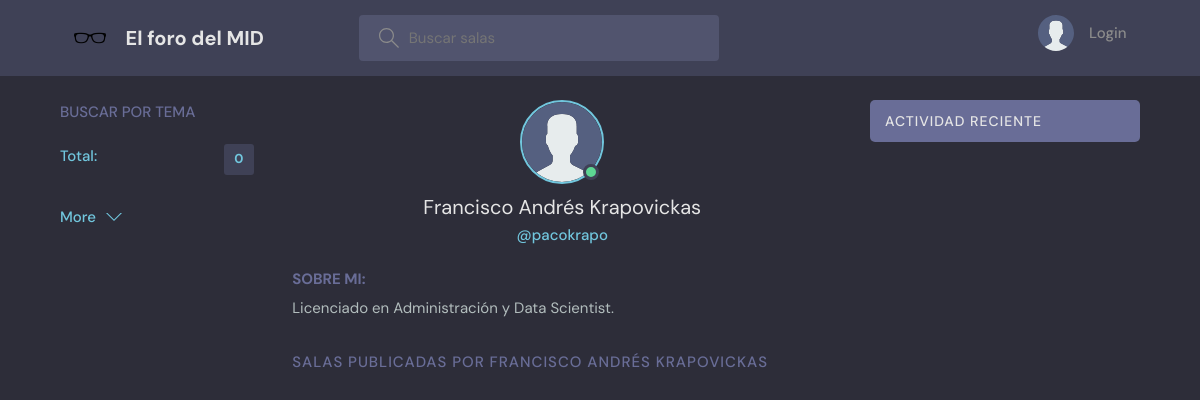
Before: /profile/6/ with the older database file.
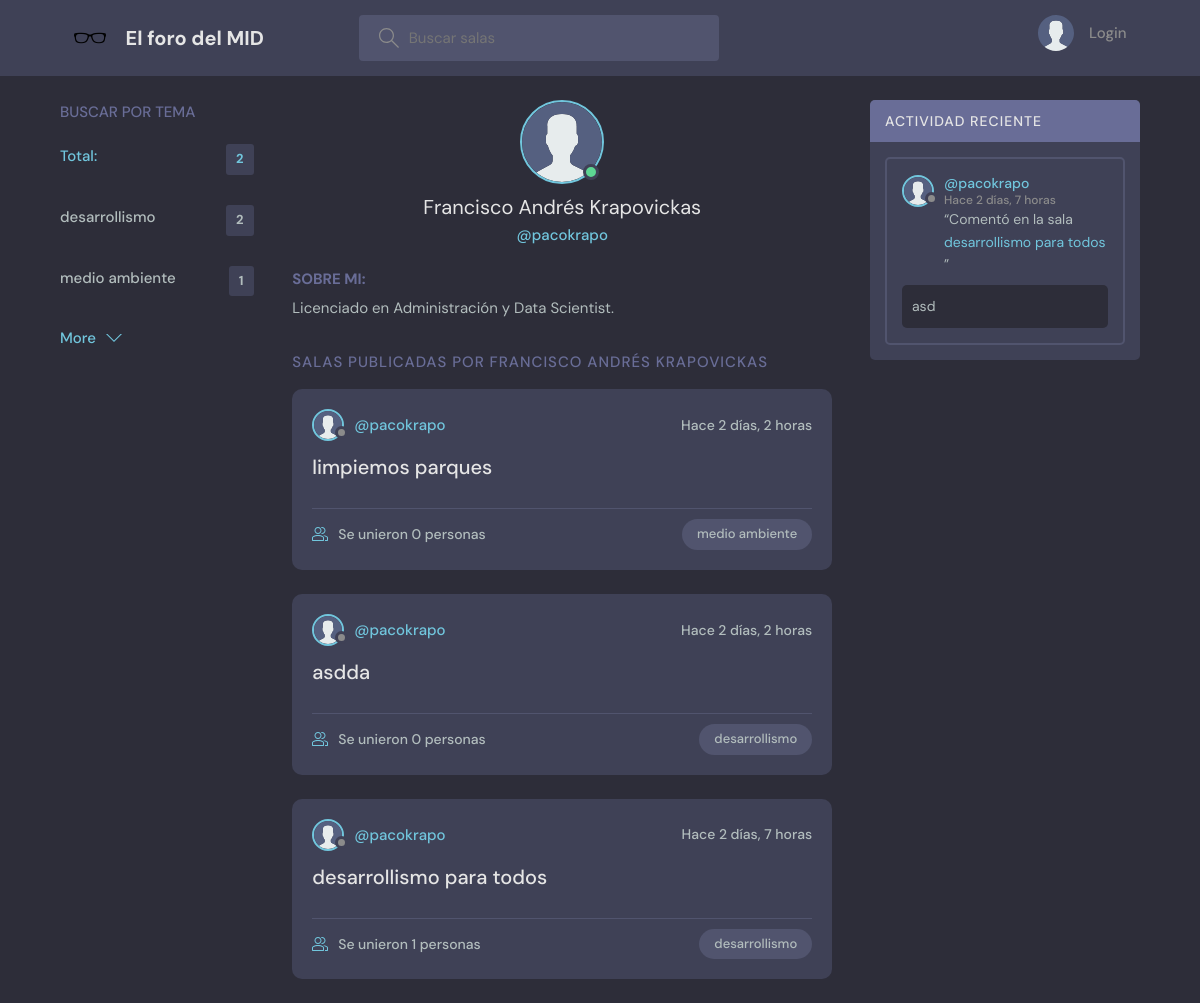
After: the same page with the newer database file.
### base/models.py (models this page shows, shortened)
class User(AbstractUser):
    id = models.AutoField(primary_key=True)
    name = models.CharField(max_length=200, null=True)
    email = models.EmailField(unique=True, null=True)
    bio = models.TextField(null=True)
    avatar = models.ImageField(null=True, upload_to='avatars/', default="avatar.svg")
    username = models.CharField(max_length=150, unique=True)
    USERNAME_FIELD = 'email'  # Utiliza 'email' para la autenticación
    REQUIRED_FIELDS = []  # No requiere campos adicionales al registrar
    objects = CustomUserManager()

class Topic(models.Model):
    id = models.AutoField(primary_key=True)
    name = models.CharField(max_length=200)

class Room(models.Model):
    id = models.AutoField(primary_key=True)
    host = models.ForeignKey(User, on_delete=models.SET_NULL, null=True)
    topic = models.ForeignKey(Topic, on_delete=models.SET_NULL, null=True)
    name = models.CharField(max_length=200)
    description = models.TextField(null=True, blank=True)
    participants = models.ManyToManyField(
        User, related_name='participants', blank=True)
    updated = models.DateTimeField(auto_now=True)
    created = models.DateTimeField(auto_now_add=True)
    class Meta:
        ordering = ['-updated', '-created']
    def __str__(self):
        return self.name

class Message(models.Model):
    id = models.AutoField(primary_key=True)
    user = models.ForeignKey(User, on_delete=models.CASCADE)
    room = models.ForeignKey(Room, on_delete=models.CASCADE)
    body = models.TextField()
    updated = models.DateTimeField(auto_now=True)
    created = models.DateTimeField(auto_now_add=True)
    class Meta:
        ordering = ['-updated', '-created']

### base/views.py (the view)
# urls.py: path('profile/<str:pk>/', views.userProfile, name="user-profile"),
def userProfile(request, pk):
    user = User.objects.get(id=pk)
    rooms = user.room_set.all()
    room_messages = user.message_set.all()
    topics = Topic.objects.all()
    context = {'user': user, 'rooms': rooms,
               'room_messages': room_messages, 'topics': topics}
    return render(request, 'base/profile.html', context)

### base/templates/base/profile.html (shortened to what this page needs)
{% extends 'main.html' %}
{% block content %}
<main class="profile-page layout layout--3">
  <div class="container">
    {% include 'base/topics_component.html' %}
    <div class="roomList">
      <div class="profile">
        <div class="profile__avatar">
          <div class="avatar avatar--large active">
            <img src="{{user.avatar.url}}" />
          </div>
        </div>
        <div class="profile__info">
          <h3>{{user.name}}</h3>
          <p>@{{user.username}}</p>
        </div>
        <div class="profile__about">
          <h3>Sobre mi:</h3>
          <p>
            {{user.bio}}
          </p>
        </div>
      </div>
      <div class="roomList__header">
        <div>
          <h2>Salas publicadas por {{user.name}}</a>
          </h2>
        </div>
      </div>
      {% include 'base/feed_component.html' %}
    </div>
    {% include 'base/activity_component.html' %}
  </div>
</main>
{% endblock content %}

### templates/main.html (shortened to what this page needs)
<!DOCTYPE html>
{% load static %}
<html lang="es">
<head>
    <link rel="stylesheet" href="{% static 'styles/style.css' %}" />
</head>
<body>
    {% include 'navbar.html' %}
    {% block content %}
    {% endblock %}
</body>
</html>

### templates/navbar.html (shortened to what this page needs)
{% load static %}
<header class="header header--loggedIn">
    <div class="container">
        <a href="{% url 'home' %}" class="header__logo">
            <img src="{% static 'images/anteojos.png' %}"/>
            <h1>El foro del MID</h1>
        </a>
        <form class="header__search" method="GET" action="{% url 'home' %}">
            <label>
                <input name="q" placeholder="Buscar salas" />
            </label>
        </form>
        <nav class="header__menu">
            {% if request.user.is_authenticated %}
            <div class="header__user">
                <a href="{% url 'update-user' %}">
                    <div class="avatar avatar--medium active">
                        <img src="{{request.user.avatar.url}}" />
                    </div>
                    <p>{{request.user.username}} <span>@{{request.user.username}}</span></p>
                </a>
                <button class="dropdown-button">
                    <svg version="1.1" xmlns="http://www.w3.org/2000/svg" width="32" height="32" viewBox="0 0 32 32">
                        <title>chevron-down</title>
                        <path d="M16 21l-13-13h-3l16 16 16-16h-3l-13 13z"></path>
                    </svg>
                </button>
            </div>
            {% else %}
            <a href="{% url 'login' %}">
                <img src="{% static 'images/avatar.svg' %}" />
                <p>Login</p>
            </a>
            {% endif %}
        </nav>
    </div>
</header>

### base/templates/base/topics_component.html
<div class="topics">
    <div class="topics__header">
        <h2>Buscar por tema</h2>
    </div>
    <ul class="topics__list">
        <li>
            <a href="{% url 'home' %}" class="active">Total: <span>{{topics.count}}</span></a>
        </li>
        {% for topic in topics %}
        <li>
            <a href="{% url 'home' %}?q={{topic.name}}">{{topic.name}}<span>{{topic.room_set.all.count}}</span></a>
        </li>
        {% endfor %}
    </ul>
    <a class="btn btn--link" href="{% url 'topics' %}">
        More
        <svg version="1.1" xmlns="http://www.w3.org/2000/svg" width="32" height="32" viewBox="0 0 32 32">
            <title>chevron-down</title>
            <path d="M16 21l-13-13h-3l16 16 16-16h-3l-13 13z"></path>
        </svg>
    </a>
</div>

### base/templates/base/feed_component.html (shortened to what this page needs)
{% for room in rooms %}
<div class="roomListRoom">
    <div class="roomListRoom__header">
        <a href="{% url 'user-profile' room.host.id %}" class="roomListRoom__author">
            <div class="avatar avatar--small">
                <img src="{{room.host.avatar.url}}" />
            </div>
            <span>@{{room.host.username}}</span>
        </a>
        <div class="roomListRoom__actions">
            <span>Hace {{room.created|timesince}}</span>
        </div>
    </div>
    <div class="roomListRoom__content">
        <a href="{% url 'room' room.id %}">{{room.name}}</a>
    </div>
    <div class="roomListRoom__meta">
        <a href="{% url 'room' room.id %}" class="roomListRoom__joined">
            Se unieron {{room.participants.all.count}} personas
        </a>
        <p class="roomListRoom__topic">{{room.topic.name}}</p>
    </div>
</div>
{% endfor %}

### base/templates/base/activity_component.html (shortened to what this page needs)
<div class="activities">
    <div class="activities__header">
        <h2>Actividad reciente</h2>
    </div>
    {% for message in room_messages %}
    <div class="activities__box">
        <div class="activities__boxHeader roomListRoom__header">
            <a href="{% url 'user-profile' message.user.id %}" class="roomListRoom__author">
                <div class="avatar avatar--small">
                    <img src="{{message.user.avatar.url}}" />
                </div>
                <p>
                    @{{message.user.username}}
                    <span>Hace {{message.created|timesince}}</span>
                </p>
            </a>
        </div>
        <div class="activities__boxContent">
            <p>“Comentó en la sala<a href="{% url 'room' message.room.id %}">{{message.room}}</a>”</p>
            <div class="activities__boxRoomContent">{{message.body}}</div>
        </div>
    </div>
    {% endfor %}
</div>

Changed rows visible on the page:
added Topic: name "desarrollismo", room_set.all.count "2"
added Topic: name "medio ambiente", room_set.all.count "1"
added Room: host.avatar (placeholder picture), host.username "pacokrapo", created "2 días, 2 horas", name "limpiemos parques", participants.all.count "0", topic.name "medio ambiente"
added Room: host.avatar (placeholder picture), host.username "pacokrapo", created "2 días, 2 horas", name "asdda", participants.all.count "0", topic.name "desarrollismo"
added Room: host.avatar (placeholder picture), host.username "pacokrapo", created "2 días, 7 horas", name "desarrollismo para todos", participants.all.count "1", topic.name "desarrollismo"
added Message: user.avatar (placeholder picture), user.username "pacokrapo", created "2 días, 7 horas", room "desarrollismo para todos", body "asd"
Other visible differences:
{{ topics.count }}: "0" → "2"
